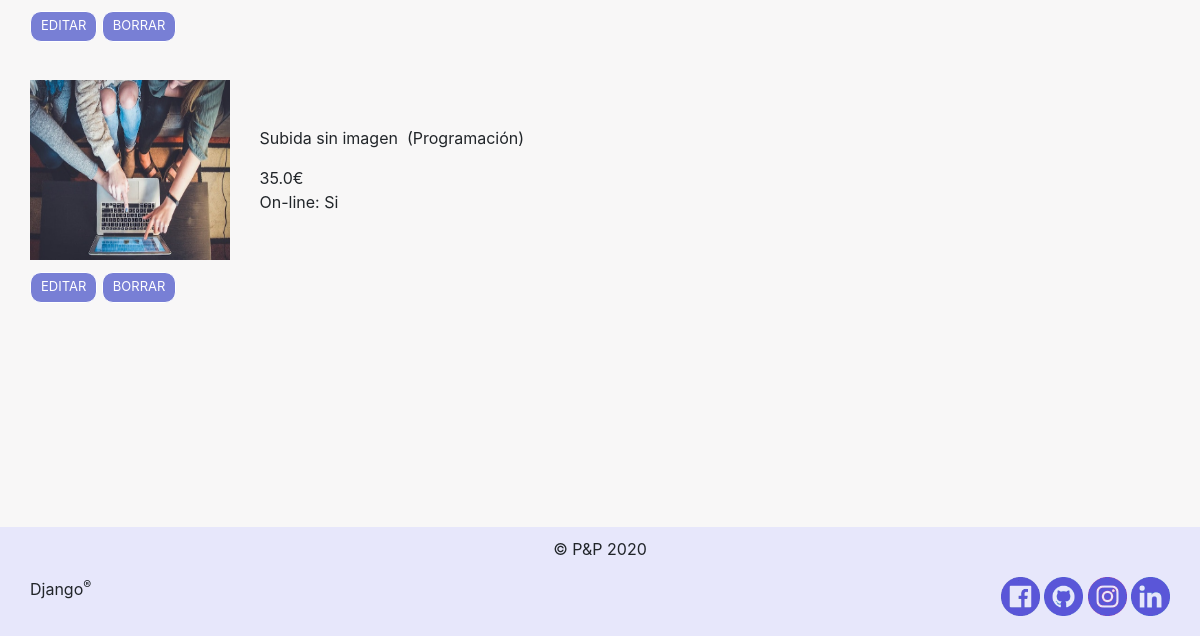
/anuncios/mis-anuncios (signed in, lower part), run on an earlier commit of the app's database.
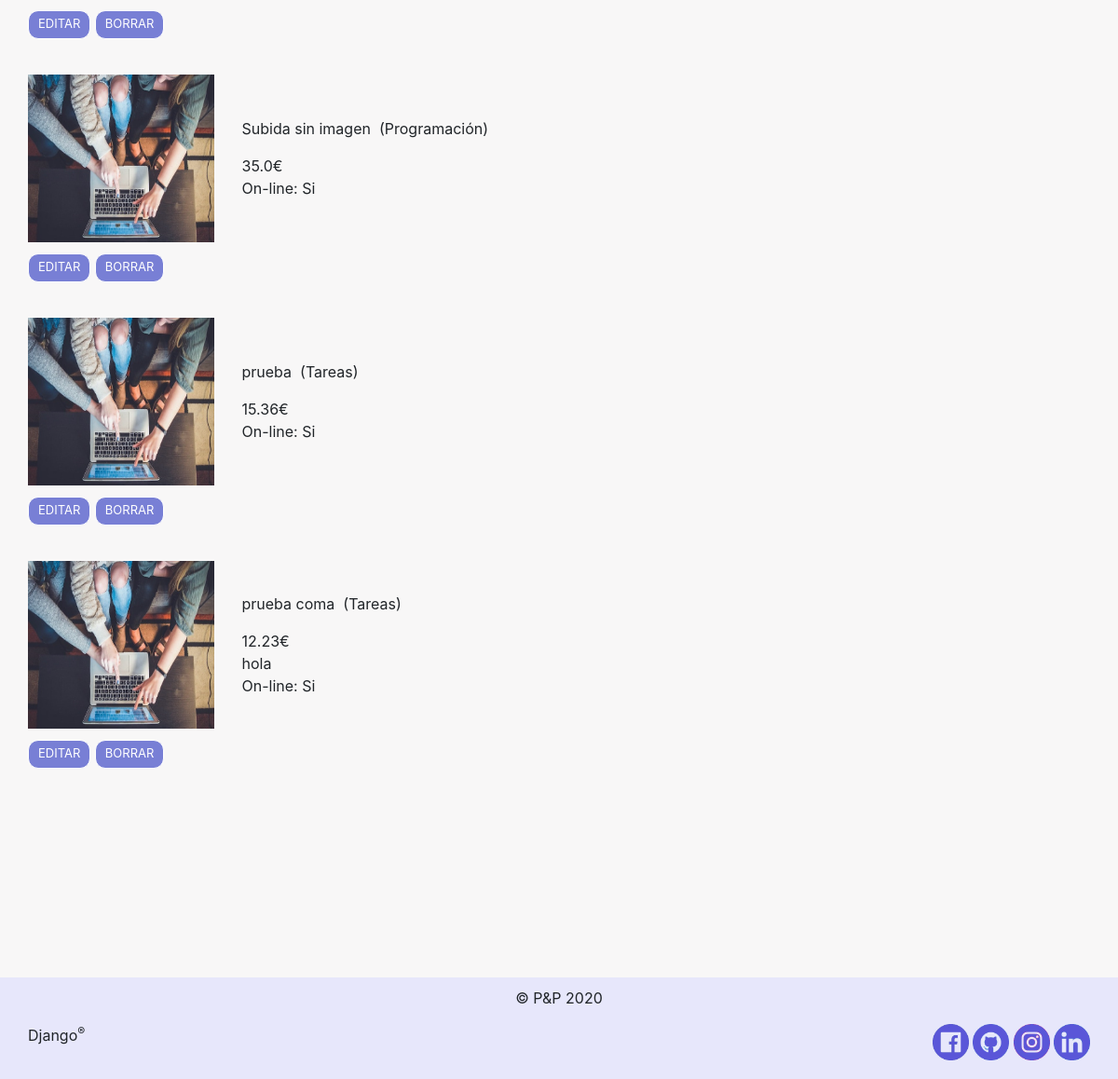
And on a later commit of the database.
### anuncios/models.py (models this page shows, shortened)
class Anuncio(models.Model):
    titulo = models.CharField(max_length = 70)
    precio = models.FloatField(default = 0)
    negociable = models.BooleanField()
    descripcion = models.CharField(max_length = 350)
    on_line = models.CharField(max_length = 2)
    fecha_modificacion = models.DateTimeField('fecha_modificacion')
    ip = models.CharField(max_length = 100)
    categoria = models.ForeignKey(Categoria, on_delete= models.CASCADE)
    usuario = models.ForeignKey(Usuario, on_delete= models.CASCADE)
    foto = models.BooleanField(default= False)

class Categoria(models.Model):
    nombre_cat = models.CharField(max_length = 50)

### anuncios/views_user.py (the view)
# urls.py: path("mis-anuncios", views_user.mis_anuncios),
def mis_anuncios(request):
    l = logging.getLogger('django.db.backends')   #mostrar SQL
    l.setLevel(logging.DEBUG)
    l.addHandler(logging.StreamHandler())
    usuario_logueado = models.Usuario.objects.get(pk = request.session["id_usuario"])
    res = models.Anuncio.objects.filter(usuario = usuario_logueado).prefetch_related('categoria', 'usuario')
    context = {"anuncios" : res }
    return render(request, "usuarios/mis_anuncios.html", context)

### anuncios/templates/usuarios/mis_anuncios.html (shortened to what this page needs)
{% extends "bases/base.html" %}
{% load static %}
{% block content %}
    {% for a in anuncios%}
    <div class="myanun">
        <div class="myimg">
            {% if a.foto == 1 %}
                <img src="{% static 'images' %}/{{a.id}}.jpg?f={{a.fecha_modificacion}}">
            {% else %}
                <img src="{% static 'img' %}/33.jpg" >
            {% endif%}
        </div>
        <div class="mytext">
            <p>{{ a.titulo}}&nbsp; ({{ a.categoria.nombre_cat}})</p>
            <div>{{ a.precio}}€&nbsp;
                </div>
            <div>{{ a.descripcion}}</div>
            <div>On-line: {{ a.on_line}}</div>
        </div>
    </div>
    <div class="mybtn">
        <button class = "submit" type="button" > <a href="editar-anuncio?id_editar={{ a.id }}">EDITAR</a></button>
        <button class = "submit" type="button"><a href="borrar-anuncio?id_borrar={{ a.id }}" onclick="return confirm('Vas a eliminar el anuncio,¿Estas seguro?');">BORRAR</a></button>
    </div>
    {% endfor %}
{% endblock %}

What changed in the data, as far as the page shows it:
added Anuncio: foto False (drawn), titulo "prueba", categoria.nombre_cat "Tareas", precio "15.36", on_line "Si"
added Anuncio: foto False (drawn), titulo "prueba coma", categoria.nombre_cat "Tareas", precio "12.23", descripcion "hola", on_line "Si"
